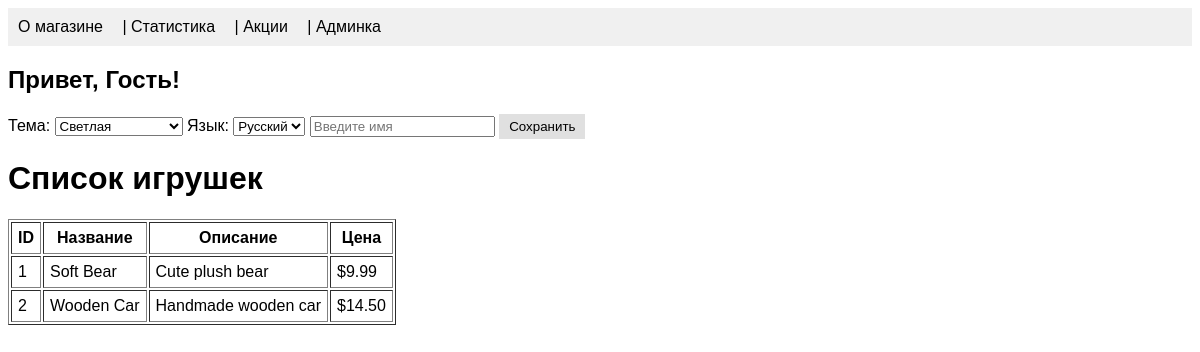
The page / on the database its author committed.
### tables this page shows
CREATE TABLE IF NOT EXISTS products (
    id INT AUTO_INCREMENT PRIMARY KEY,
    name VARCHAR(255) NOT NULL,
    description TEXT,
    price DECIMAL(10,2)
);

### index.php (the view, shortened to what this page needs)
<?php
$username = $_SESSION['name'] ?? $_COOKIE['user'] ?? 'Гость';
$theme = $_COOKIE['theme'] ?? 'light';
$lang  = $_COOKIE['lang'] ?? 'ru';
$texts = [
    'ru' => [
        'hello' => 'Привет',
        'store' => 'Магазин игрушек',
        'about' => 'О магазине',
        'promo' => 'Акции',
        'admin' => 'Админка',
        'theme_label' => 'Тема',
        'lang_label' => 'Язык',
        'save_btn' => 'Сохранить',
        'toy_list' => 'Список игрушек',
        'id' => 'ID',
        'name' => 'Название',
        'desc' => 'Описание',
        'price' => 'Цена',
        'register_label' => 'Введите имя',
        'register_btn' => 'Зарегистрироваться'
    ],
    'en' => [
        'hello' => 'Hello',
        'store' => 'Toy Shop',
        'about' => 'About',
        'promo' => 'Promotions',
        'admin' => 'Admin Panel',
        'theme_label' => 'Theme',
        'lang_label' => 'Language',
        'save_btn' => 'Save',
        'toy_list' => 'Toy List',
        'id' => 'ID',
        'name' => 'Name',
        'desc' => 'Description',
        'price' => 'Price',
        'register_label' => 'Enter your name',
        'register_btn' => 'Register'
    ]
];
$txt = $texts[$lang];
?>
<!doctype html>
<html lang="<?= htmlspecialchars($lang) ?>">
<head>
    <link rel="stylesheet" href="theme.php?<?= time() ?>">
</head>
<body>
<nav>
    <a href="/static/info.html">О магазине</a> |
    <a href="/stats.php">Статистика</a> |
    <a href="/static/promo.html">Акции</a> |
    <a href="admin.php"><?= $txt['admin'] ?></a>
</nav>
<h2><?= $txt['hello'] ?>, <?= htmlspecialchars($username) ?>!</h2>
<form method="post" action="set_cookie.php">
    <p>
        <?= $txt['theme_label'] ?>:
        <select name="theme">
            <option value="light" <?= $theme==='light'?'selected':'' ?>>Светлая</option>
        </select>
        <?= $txt['lang_label'] ?>:
        <select name="lang">
            <option value="ru" <?= $lang==='ru'?'selected':'' ?>>Русский</option>
        </select>
        <input type="text" name="user" placeholder="<?= $txt['register_label'] ?>" value="<?= htmlspecialchars($username!=='Гость'?$username:'') ?>">
        <button type="submit"><?= $txt['save_btn'] ?></button>
    </p>
</form>
<h1><?= $txt['toy_list'] ?></h1>
<table border="1" cellpadding="6">
    <tr>
        <th><?= $txt['id'] ?></th>
        <th><?= $txt['name'] ?></th>
        <th><?= $txt['desc'] ?></th>
        <th><?= $txt['price'] ?></th>
    </tr>
    <?php
    $mysqli = new mysqli("db", "appuser", "apppass", "appdb");
    $res = $mysqli->query("SELECT id, name, description, price FROM products");
    if ($res) {
        while ($p = $res->fetch_assoc()) {
            echo "<tr>
                    <td>".htmlspecialchars($p['id'])."</td>
                    <td>".htmlspecialchars($p['name'])."</td>
                    <td>".htmlspecialchars($p['description'])."</td>
                    <td>$".htmlspecialchars($p['price'])."</td>
                  </tr>";
        }
    } else {
        echo "<tr><td colspan='4'>Ошибка запроса</td></tr>";
    }
    ?>
</table>
</body>
</html>

### rows shown on the page
products: id "1", name "Soft Bear", description "Cute plush bear", price "9.99"
products: id "2", name "Wooden Car", description "Handmade wooden car", price "14.50"

### other values the page prints
$txt['admin'] "Админка"
$txt['hello'] "Привет"
$username "Гость"
$txt['theme_label'] "Тема"
$txt['lang_label'] "Язык"
$txt['save_btn'] "Сохранить"
$txt['toy_list'] "Список игрушек"
$txt['id'] "ID"
$txt['name'] "Название"
$txt['desc'] "Описание"
$txt['price'] "Цена"
